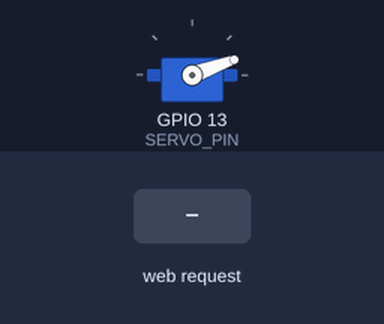
Simulated run of this sketch. Board: ESP32. Parts: servo. The inputs (shaded band) are chosen by the test bench. WiFi joins after 1.5 s; servers stay silent unless stated; what the sketch prints to the serial monitor is not drawn.

Above: at 2.7 s.
2.8 s: HTTP request GET /grip received
At 3.5 s:
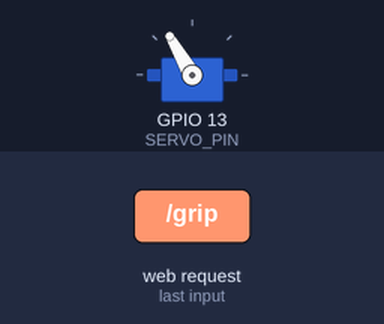
4.3 s: HTTP request GET /grip?angle=1 received
At 4.7 s:
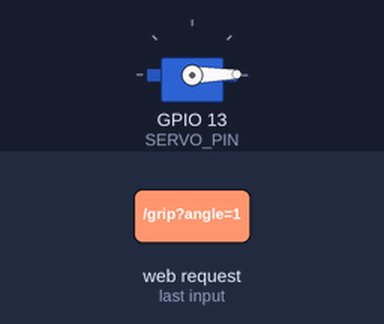
5.8 s: HTTP request GET /release received
At 7.0 s:
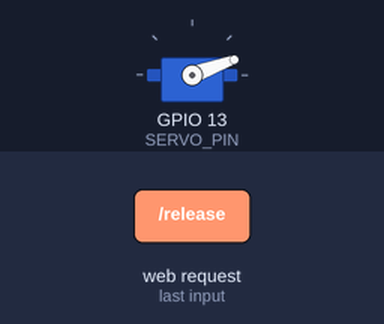
7.3 s: HTTP request GET /grip?angle=120 received
At 8.2 s:
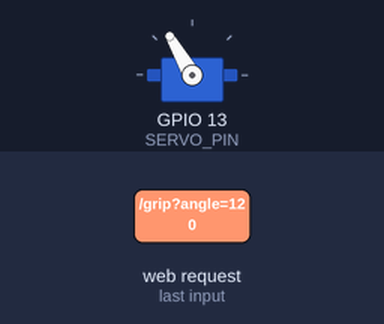
Timing chart, 0 to 9.8 s (numbered marks = the images above; inputs shaded):
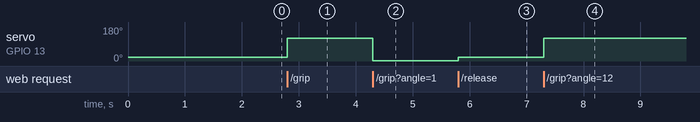

Measured:
- after the input at 2.8 s, servo on GPIO 13 (SERVO_PIN): 20° → 120° at once
- after the input at 4.3 s, servo on GPIO 13 (SERVO_PIN): 120° → 1° at once
- after the input at 5.8 s, servo on GPIO 13 (SERVO_PIN): 1° → 20° at once
- after the input at 7.3 s, servo on GPIO 13 (SERVO_PIN): 20° → 120° at once

The sketch:

effector_esp32.ino
```cpp
/*
 * RoomCleaner wireless effector -- ESP32 on the claw.
 *
 * The gripper servo lives here, not on the central Arduino. The ESP32 joins your
 * WiFi and runs a tiny HTTP server; the host computer sends grip/release:
 *
 *     GET /grip?angle=120     -> curl the tentacles, replies "OK 120"
 *     GET /release?angle=20   -> open the tentacles, replies "OK 20"
 *     GET /status             -> replies "READY <angle>"
 *     GET /setup               -> park at DEFAULT_RELEASE so the horn/drum can be
 *                                  attached at a known zero (D8), replies
 *                                  "SETUP <angle> -- attach horn/drum now"
 *
 * Only the 4 Dyneema cables touch the effector -- no wire crosses the room.
 * Grip/release aren't time-critical, so WiFi latency here is harmless.
 *
 * Power: a small LiPo on the effector (through a 5-6 V buck/boost to the servo).
 * Optionally add charging contacts at the rest/dock position.
 *
 * Board: any ESP32 dev board. Set the servo pin to a free GPIO.
 * Library: ESP32Servo (Library Manager -> "ESP32Servo").
 */

#include <WiFi.h>
#include <WebServer.h>
#include <ESP32Servo.h>
#include <ESPmDNS.h>

const char* WIFI_SSID = "YOUR_WIFI";
const char* WIFI_PASS = "YOUR_PASSWORD";
const char* HOSTNAME  = "roomcleaner-claw";   // -> http://roomcleaner-claw.local

const int SERVO_PIN = 13;
const int DEFAULT_RELEASE = 20;

WebServer server(80);
Servo gripper;
int currentAngle = DEFAULT_RELEASE;

void setAngle(int a) {
  currentAngle = constrain(a, 0, 180);
  gripper.write(currentAngle);
}

void handleGrip() {
  int a = server.hasArg("angle") ? server.arg("angle").toInt() : 120;
  setAngle(a);
  server.send(200, "text/plain", "OK " + String(currentAngle));
}

void handleRelease() {
  int a = server.hasArg("angle") ? server.arg("angle").toInt() : DEFAULT_RELEASE;
  setAngle(a);
  server.send(200, "text/plain", "OK " + String(currentAngle));
}

void handleStatus() {
  server.send(200, "text/plain", "READY " + String(currentAngle));
}

void handleSetup() {
  // D8: park the servo at DEFAULT_RELEASE so the drum/horn is pressed on at a
  // known zero.
  setAngle(DEFAULT_RELEASE);
  server.send(200, "text/plain", "SETUP " + String(currentAngle) + " -- attach horn/drum now");
}

void setup() {
  Serial.begin(115200);
  gripper.attach(SERVO_PIN);
  setAngle(DEFAULT_RELEASE);          // start open

  WiFi.mode(WIFI_STA);
  WiFi.begin(WIFI_SSID, WIFI_PASS);
  while (WiFi.status() != WL_CONNECTED) { delay(300); Serial.print("."); }
  Serial.println("\nWiFi: " + WiFi.localIP().toString());

  if (MDNS.begin(HOSTNAME)) Serial.println("mDNS: http://" + String(HOSTNAME) + ".local");

  server.on("/grip", handleGrip);
  server.on("/release", handleRelease);
  server.on("/status", handleStatus);
  server.on("/setup", handleSetup);
  server.begin();
}

void loop() {
  server.handleClient();
}
```
